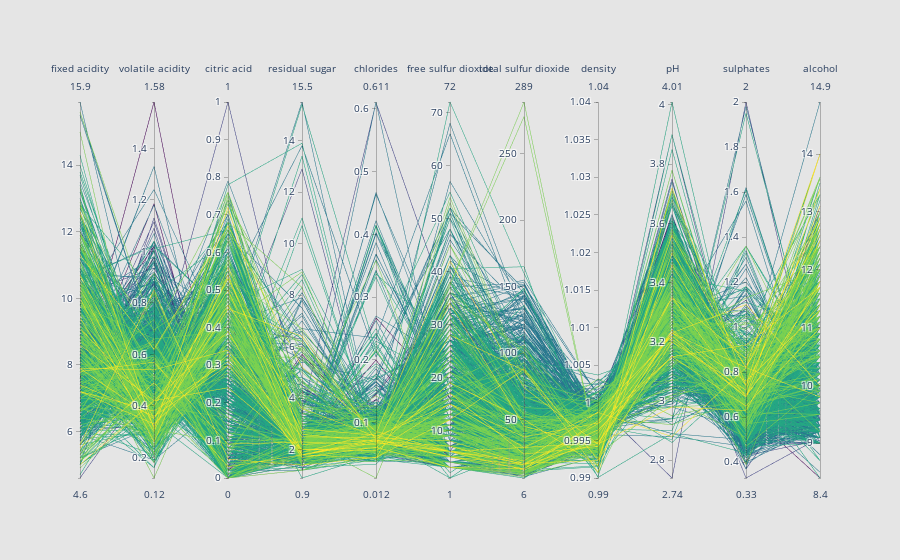

This figure's notebook cell:
### Markdown cell above
### Parallel coordinate plor in Plotly

### Code cell
import plotly
import plotly.graph_objs as go

import pandas as pd 
plotly.offline.init_notebook_mode(connected=True)
df = wine_data

data = [
    go.Parcoords(
        line = dict(color = df['quality']),
        dimensions = list([
            dict(range = [4.6,15.9],
 #               constraintrange = [4,8],
                label = 'fixed acidity', values = df['fixed acidity']),
            dict(range = [0.12,1.58],
                label = 'volatile acidity', values = df['volatile acidity']),
            dict(range = [0,1],
                label = 'citric acid', values = df['citric acid']),
            dict(range = [0.9,15.5],
                label = 'residual sugar', values = df['residual sugar']),
            dict(range = [0.012,.611],
                label = 'chlorides', values = df['chlorides']),
            dict(range = [1,72],
                label = 'free sulfur dioxide', values = df['free sulfur dioxide']),
            dict(range = [6,289],
                label = 'total sulfur dioxide', values = df['total sulfur dioxide']),
            dict(range = [0.99,1.04],
                label = 'density', values = df['density']),
            dict(range = [2.74,4.01],
                label = 'pH', values = df['pH']),
            dict(range = [0.33,2],
                label = 'sulphates', values = df['sulphates']),
            dict(range = [8.4,14.9],
                label = 'alcohol', values = df['alcohol'])
        ])
    )
]

layout = go.Layout(
    plot_bgcolor = '#E5E5E5',
    paper_bgcolor = '#E5E5E5'
)

fig = go.Figure(data = data, layout = layout)
plotly.offline.iplot(fig, filename = 'parcoords-basic')

### Figure 1 — Plotly figure (JSON) as saved in the notebook; plotly's stock layout.template omitted (floating-point values rounded to 4 significant figures; data arrays with more than 128 entries replaced by an {"elided": "..."} marker saying what was removed)
{"data": [{"dimensions": [{"label": "fixed acidity", "range": [4.6, 15.9], "values": {"elided": "1599 float values"}}, {"label": "volatile acidity", "range": [0.12, 1.58], "values": {"elided": "1599 float values"}}, {"label": "citric acid", "range": [0, 1], "values": {"elided": "1599 float values"}}, {"label": "residual sugar", "range": [0.9, 15.5], "values": {"elided": "1599 float values"}}, {"label": "chlorides", "range": [0.012, 0.611], "values": {"elided": "1599 float values"}}, {"label": "free sulfur dioxide", "range": [1, 72], "values": {"elided": "1599 float values"}}, {"label": "total sulfur dioxide", "range": [6, 289], "values": {"elided": "1599 float values"}}, {"label": "density", "range": [0.99, 1.04], "values": {"elided": "1599 float values"}}, {"label": "pH", "range": [2.74, 4.01], "values": {"elided": "1599 float values"}}, {"label": "sulphates", "range": [0.33, 2], "values": {"elided": "1599 float values"}}, {"label": "alcohol", "range": [8.4, 14.9], "values": {"elided": "1599 float values"}}], "line": {"color": {"elided": "1599 int values"}}, "type": "parcoords"}], "layout": {"paper_bgcolor": "#E5E5E5", "plot_bgcolor": "#E5E5E5"}}
